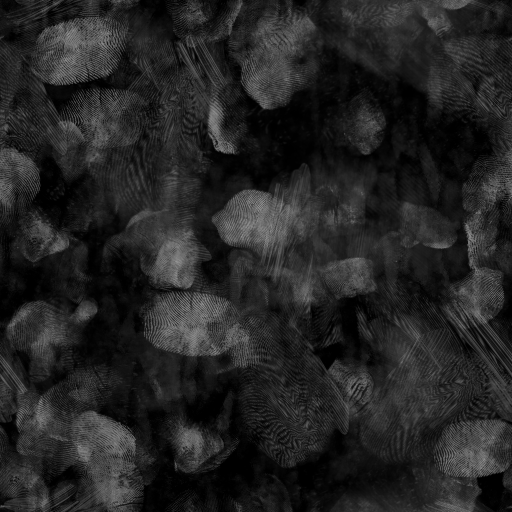
#> input picture prototypes/godot-mall/project/tools/blender/assets_src/pocket_pal_a/cc0/Fingerprints009_1K-JPG_Opacity.jpg, 1024 x 1024 px (shown at 1/2 size)
$ python -i paint.py   (imports and definitions only)
#> lines starting #> are read from the running program, lines starting #| are printed output that depends on the picture; after the words box and inside, x2 and y2 are one past the last pixel; in counts of white or black regions, pixels touching at a corner belong together
"""The person's three texture sets, painted from the 3D surface (flat, stylised: simplified tones,
no pores, no photo sources).

skin   2048  albedo (sRGB) / normal (OpenGL) / ORM (R occlusion, G roughness, B metal)
             head island (face-first, left 0.515 of the width), forearms / hands / neck, the eyes'
             iris disc, teeth and mouth swatches
clothes 1024 albedo / normal / ORM: one cell per garment (clothes.CELLS)
hair    512  albedo with alpha (shell strands on top, the lash strip in the bottom band) / normal
"""
import os

import numpy as np
from PIL import Image

import raster
from raster import smoothstep, hexrgb, fbm3, vnoise3, to8, height_to_normal

HERE = os.path.dirname(os.path.abspath(__file__))
import mh  # noqa: E402  (path set by person.py)

KIND_SKIN, KIND_EYE, KIND_TEETH, KIND_MOUTH = 0, 1, 2, 3
EYE_RECT = (0.53, 0.52, 0.2, 0.2)          # iris disc in the skin atlas (x, y, w, h)
TEETH_RECT = (0.76, 0.52, 0.05, 0.05)
MOUTH_RECT = (0.83, 0.52, 0.05, 0.05)

HAIR_CELLS = {"hair": (0.0, 0.0, 1.0, 0.75), "brows": (0.0, 0.75, 0.5, 0.25), "lashes": (0.5, 0.75, 0.5, 0.25)}
_MASKS = {}
_IMG = {}


# [17 lines left out: functions image, sample_img, not called in this run]


def lum(c):
    return c[..., 0] * 0.3 + c[..., 1] * 0.59 + c[..., 2] * 0.11


_CLEAN = {}


# [8 lines left out: function uv_cover, not called in this run]


def lowres_fill(a, w, n=64):
    """Masked average of a (H,W[,C]) over n x n blocks, upsampled bilinearly: fills holes of any size."""
    H, W = w.shape
    bh, bw = H // n, W // n
    a3 = a if a.ndim == 3 else a[..., None]
    num = (a3 * w[..., None]).reshape(n, bh, n, bw, -1).sum((1, 3))
    den = w.reshape(n, bh, n, bw).sum((1, 3))
    # spread into empty blocks from their neighbours
    small = num / np.maximum(den, 1e-6)[..., None]
    ok = den > 0
    for _ in range(n):
        if ok.all():
            break
        acc = np.zeros_like(small); cnt = np.zeros(ok.shape)
        for dy, dx in ((0, 1), (0, -1), (1, 0), (-1, 0)):
            acc += np.roll(np.roll(small * ok[..., None], dy, 0), dx, 1); cnt += np.roll(np.roll(ok, dy, 0), dx, 1)
        grow = ~ok & (cnt > 0)
        small[grow] = acc[grow] / cnt[grow][:, None]; ok = ok | grow
    ys = (np.arange(H) + 0.5) / bh - 0.5; xs = (np.arange(W) + 0.5) / bw - 0.5
    y0 = np.clip(np.floor(ys).astype(int), 0, n - 1); y1 = np.clip(y0 + 1, 0, n - 1); fy = np.clip(ys - y0, 0, 1)[:, None, None]
    x0 = np.clip(np.floor(xs).astype(int), 0, n - 1); x1 = np.clip(x0 + 1, 0, n - 1); fx = np.clip(xs - x0, 0, 1)[None, :, None]
    out = (small[y0][:, x0] * (1 - fy) * (1 - fx) + small[y0][:, x1] * (1 - fy) * fx +
           small[y1][:, x0] * fy * (1 - fx) + small[y1][:, x1] * fy * fx)
    return out if a.ndim == 3 else out[..., 0]


def clean_top(path, rects=(), cuv=None):
    """A MakeHuman suit texture with the top's printed marks (logos, lettering) removed: texels much
    darker than a blurred copy of themselves (thin lines) take the blurred value; folds are broad and
    stay. The trousers are left alone."""
#> called with rects = ()
    key = (path, tuple(map(tuple, rects)))
    if key in _CLEAN:
        return _CLEAN[key]
    from PIL import ImageFilter
    im = Image.open(path).convert("RGB")
    a = np.asarray(im, np.float32) / 255
    b = np.asarray(im.filter(ImageFilter.GaussianBlur(14)), np.float32) / 255
    top = ~is_bottom(a)
#> in is_bottom, `return (c[..., 2] - c[..., 0] > 0.05) & (lum(c) < 0.7)`: returned value: shape (1024, 1024) bool; every value is 0
#> top: shape (1024, 1024) bool; every value is 1
    mark = top & ((lum(b) - lum(a) > 0.035) | ((a.max(-1) - a.min(-1)) > 0.12))
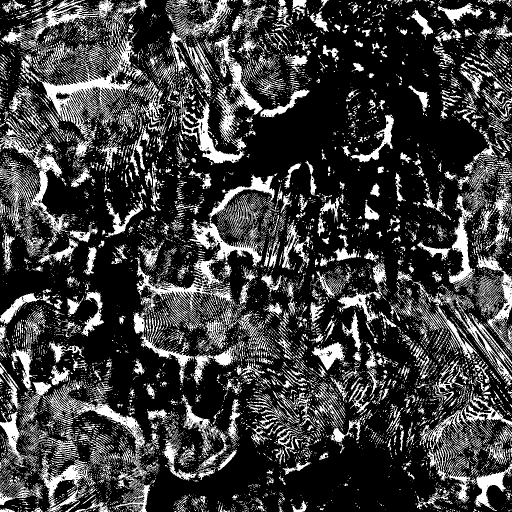
#> mark: shape (1024, 1024) bool (shown at 1/2 size); 24.4% white; 11418 white regions (10137 under 20 px), largest, box (x1, y1, x2, y2) and area: (42, 120, 264, 269) 7998, (0, 263, 140, 494) 5602, (270, 515, 440, 631) 4489
    from PIL import Image as I2
    mk = np.asarray(I2.fromarray((mark * 255).astype(np.uint8)).filter(ImageFilter.MaxFilter(5))) > 0
#> mk: shape (1024, 1024) bool; 65.9% white; 1552 black regions (1152 under 20 px), largest, box (x1, y1, x2, y2) and area: (0, 0, 976, 1024) 261850, (880, 0, 1024, 183) 5623, (264, 0, 346, 126) 5193
    mk &= top
    H, W = mk.shape
#> H = 1024; W = 1024
    for x0, y0, x1, y1 in rects:          # known prints (the data file's "paint_out", image coords)
        mk[int(y0 * H):int(y1 * H), int(x0 * W):int(x1 * W)] = True
    # fill the marks from the surrounding cloth: blur with the marks excluded
    isl = uv_cover(cuv, H, W) if cuv is not None else np.ones((H, W), bool)
    w = (~mk & top & isl).astype(np.float32)
    fill = lowres_fill(a, w)
#> in lowres_fill, `den = w.reshape(n, bh, n, bw).sum((1, 3))`:
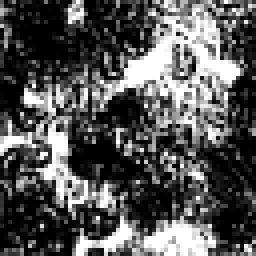
#> den: shape (64, 64) float32 (shown 4 times larger); min 0, max 256, mean 87.3; drawn with min black and max white
#> in lowres_fill, `ok = den > 0`: ok: shape (64, 64) bool; 84.7% white; black in thin lines or dots
#> the loop in lowres_fill, `for _ in range(n):` made 4 passes
#> pass 1, in lowres_fill, `grow = ~ok & (cnt > 0)`:
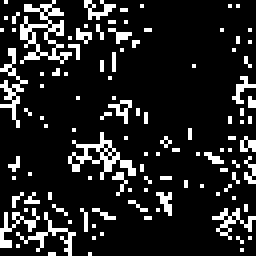
#> grow: shape (64, 64) bool (shown 4 times larger); 14% white in thin lines or dots
#> after the loop in lowres_fill, `for _ in range(n):`:
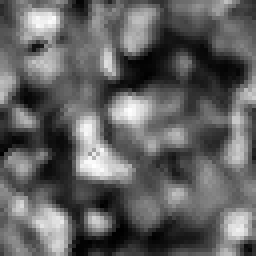
#> acc: shape (64, 64, 3) float32 (shown 4 times larger); min 0.0113, max 1.86, mean 0.717; drawn with min black and max white
#> after the loop in lowres_fill, `for _ in range(n):`: ok: shape (64, 64) bool; every value is 1
#> after the loop in lowres_fill, `for _ in range(n):`:
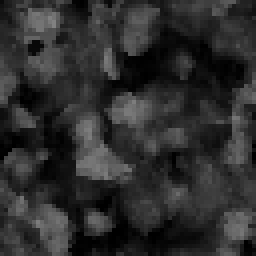
#> small: shape (64, 64, 3) float32 (shown 4 times larger); min 0, max 0.506, mean 0.179
    # feathered edge so the patch has no seam
    soft = np.asarray(I2.fromarray((mk * 255).astype(np.uint8)).filter(ImageFilter.GaussianBlur(6)), np.float32) / 255
    soft = np.maximum(soft, mk * 1.0)[..., None]
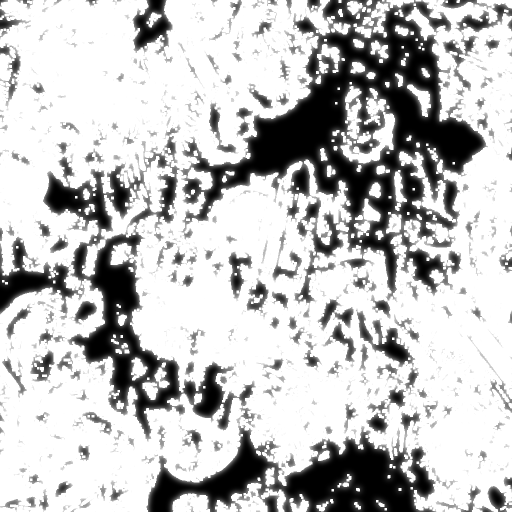
#> soft: shape (1024, 1024, 1) float64 (shown at 1/2 size); min 0, max 1, mean 0.757
    out = a * (1 - soft) + fill * soft
    # the mark mask rides along as a 4th channel (the AO and normal maps carry the print too)
    out = np.concatenate([out, mk[..., None].astype(np.float32)], -1)
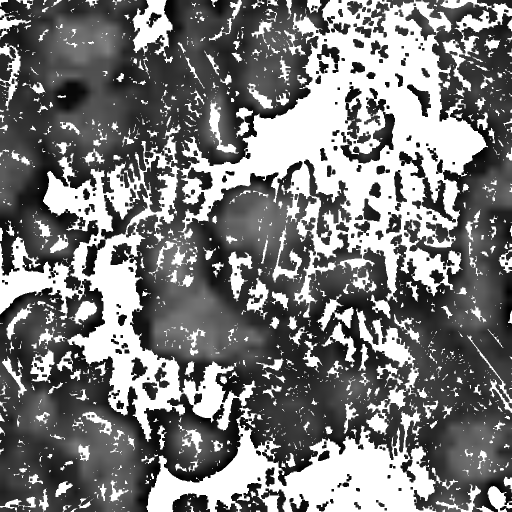
#> out: shape (1024, 1024, 4) float64 (shown at 1/2 size); mean R, G, B, A 0.18, 0.18, 0.18, 0.659; transparent parts drawn white
    _CLEAN[key] = out
    return out


# [18 lines left out: function clean_ao, not called in this run]


def is_bottom(c):
    """Denim / trouser texels of a MakeHuman suit texture (blue over red), vs the top."""
    return (c[..., 2] - c[..., 0] > 0.05) & (lum(c) < 0.7)


# [22 lines left out: functions recolour, mask, sample, not called in this run]


def mix(a, b, t):
    t = np.asarray(t)[..., None]
    return a * (1 - t) + b * t


def save(arr, path, mode="RGB"):
    Image.fromarray(to8(arr), mode).save(path, optimize=True)


# ---- skin -----------------------------------------------------------------------------------------
# [322 lines left out: functions paint_skin, paint_clothes, not called in this run]


# ---- hair -----------------------------------------------------------------------------------------
HAIR_SHELL = (0.0, 0.0, 1.0, 0.75)
HAIR_LASH = (0.0, 0.8, 1.0, 0.2)


# [73 lines left out: functions paint_hair_assets, paint_hair, not called in this run]

>>> result = clean_top('../assets_src/pocket_pal_a/cc0/Fingerprints009_1K-JPG_Opacity.jpg')
